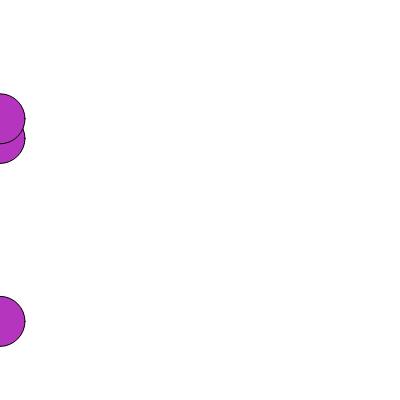
Frame 1 (no input)
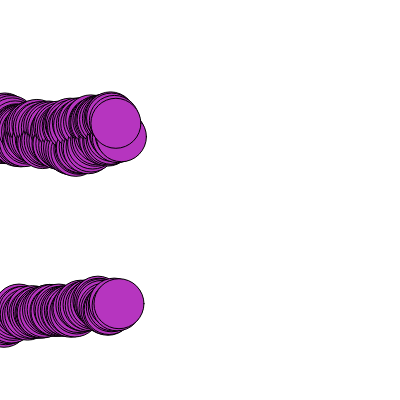
Frame 60 (no input)
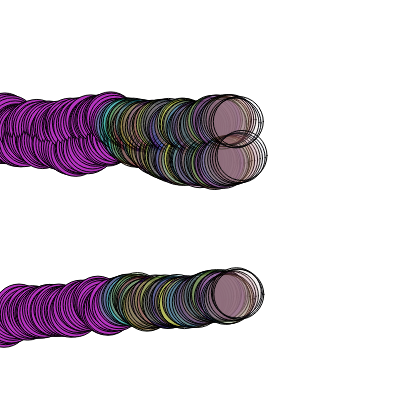
Frame 120 (the mouse pressed at the canvas centre since frame 60)

The p5.js sketch that drew these frames (run headless with seeded random() and noise() and a simulated clock; from frame 60 on, the mouse is pressed at the canvas centre):

// p5.js sketch
// ── sketch.js
let cor
let posicaoHorizontal
let posicaoVertical

function setup() {
  createCanvas(400, 400);
  background("white");
  cor = color(random(0,255), random(0,255), random(0,255));
  posicaoHorizontal = [0,0,0];
  posicaoVertical = [random(height), random(height), random(height)];
}

function draw() {
  fill(cor);
  for(let contador in posicaoHorizontal) {
  circle(posicaoHorizontal[contador], posicaoVertical[contador], 50);
  posicaoHorizontal[contador]+=random(1,3);
  posicaoVertical[contador]+=random(-3,3)
  
  if(posicaoHorizontal[contador] >= width){
    posicaoHorizontal[contador] = 0;
    posicaoVertical[contador] = random(height);
  }
  }
  
  if(mouseIsPressed) {
    cor = color(random(0,255), random(0,255), random(0,255), random(0,100));
  }
}
